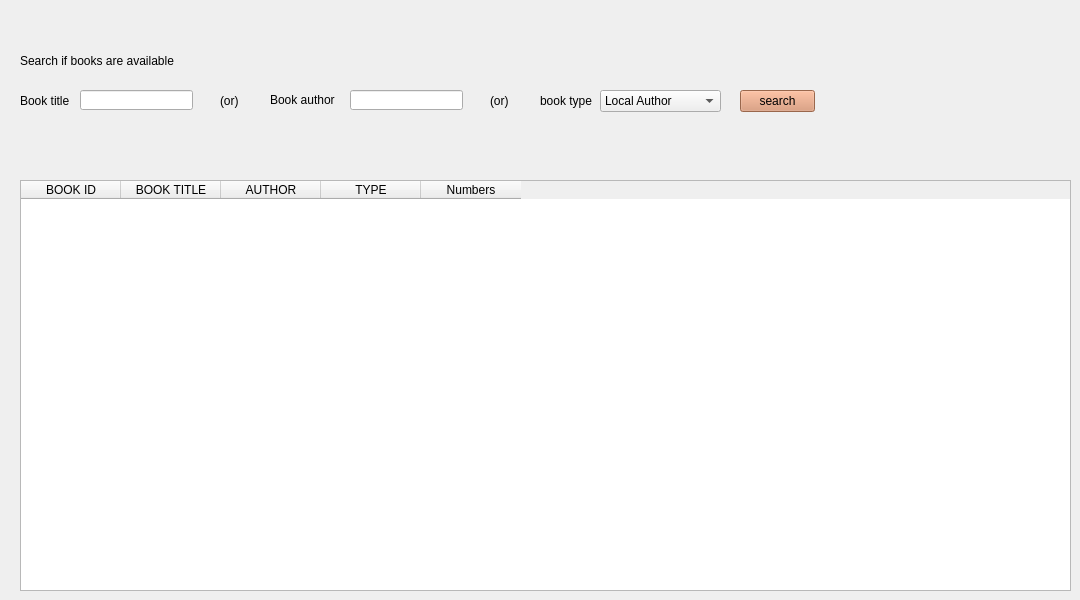
      <widget class="QWidget" name="tab">
       <attribute name="title">
        <string>book</string>
       </attribute>
       <widget class="QLabel" name="label_35">
        <property name="geometry">
         <rect>
          <x>20</x>
          <y>50</y>
          <width>351</width>
          <height>21</height>
         </rect>
        </property>
        <property name="text">
         <string>Search if books are available</string>
        </property>
       </widget>
       <widget class="QLabel" name="label_36">
        <property name="geometry">
         <rect>
          <x>20</x>
          <y>90</y>
          <width>61</width>
          <height>21</height>
         </rect>
        </property>
        <property name="text">
         <string>Book title</string>
        </property>
       </widget>
       <widget class="QLineEdit" name="search_book_title_in">
        <property name="geometry">
         <rect>
          <x>80</x>
          <y>90</y>
          <width>113</width>
          <height>20</height>
         </rect>
        </property>
       </widget>
       <widget class="QLabel" name="label_37">
        <property name="geometry">
         <rect>
          <x>270</x>
          <y>90</y>
          <width>81</width>
          <height>20</height>
         </rect>
        </property>
        <property name="text">
         <string>Book author</string>
        </property>
       </widget>
       <widget class="QLineEdit" name="search_book_author_in">
        <property name="geometry">
         <rect>
          <x>350</x>
          <y>90</y>
          <width>113</width>
          <height>20</height>
         </rect>
        </property>
       </widget>
       <widget class="QLabel" name="label_38">
        <property name="geometry">
         <rect>
          <x>540</x>
          <y>90</y>
          <width>71</width>
          <height>21</height>
         </rect>
        </property>
        <property name="text">
         <string>book type</string>
        </property>
       </widget>
       <widget class="QComboBox" name="search_book_type_cbox">
        <property name="geometry">
         <rect>
          <x>600</x>
          <y>90</y>
          <width>121</width>
          <height>22</height>
         </rect>
        </property>
        <item>
         <property name="text">
          <string>Local Author</string>
         </property>
        </item>
        <item>
         <property name="text">
          <string>Foreign Author</string>
         </property>
        </item>
       </widget>
       <widget class="QPushButton" name="search_book_btn">
        <property name="geometry">
         <rect>
          <x>740</x>
          <y>90</y>
          <width>75</width>
          <height>22</height>
         </rect>
        </property>
        <property name="palette">
         <palette>
          <active>
           <colorrole role="WindowText">
            <brush brushstyle="SolidPattern">
             <color alpha="255">
              <red>0</red>
              <green>0</green>
              <blue>0</blue>
             </color>
            </brush>
           </colorrole>
           <colorrole role="Button">
            <brush brushstyle="SolidPattern">
             <color alpha="255">
              <red>216</red>
              <green>144</green>
              <blue>107</blue>
             </color>
            </brush>
           </colorrole>
           <colorrole role="Light">
            <brush brushstyle="SolidPattern">
             <color alpha="255">
              <red>255</red>
              <green>216</green>
              <blue>196</blue>
             </color>
            </brush>
           </colorrole>
           <colorrole role="Midlight">
            <brush brushstyle="SolidPattern">
             <color alpha="255">
              <red>235</red>
              <green>180</green>
              <blue>151</blue>
             </color>
            </brush>
           </colorrole>
           <colorrole role="Dark">
            <brush brushstyle="SolidPattern">
             <color alpha="255">
              <red>108</red>
              <green>72</green>
              <blue>53</blue>
             </color>
            </brush>
           </colorrole>
           <colorrole role="Mid">
            <brush brushstyle="SolidPattern">
             <color alpha="255">
              <red>144</red>
              <green>96</green>
              <blue>71</blue>
             </color>
            </brush>
           </colorrole>
           <colorrole role="Text">
            <brush brushstyle="SolidPattern">
             <color alpha="255">
              <red>0</red>
              <green>0</green>
              <blue>0</blue>
             </color>
            </brush>
           </colorrole>
           <colorrole role="BrightText">
            <brush brushstyle="SolidPattern">
             <color alpha="255">
              <red>255</red>
              <green>255</green>
              <blue>255</blue>
             </color>
            </brush>
           </colorrole>
           <colorrole role="ButtonText">
            <brush brushstyle="SolidPattern">
             <color alpha="255">
              <red>0</red>
              <green>0</green>
              <blue>0</blue>
             </color>
            </brush>
           </colorrole>
           <colorrole role="Base">
            <brush brushstyle="SolidPattern">
             <color alpha="255">
              <red>255</red>
              <green>255</green>
              <blue>255</blue>
             </color>
            </brush>
           </colorrole>
           <colorrole role="Window">
            <brush brushstyle="SolidPattern">
             <color alpha="255">
              <red>216</red>
              <green>144</green>
              <blue>107</blue>
             </color>
            </brush>
           </colorrole>
           <colorrole role="Shadow">
            <brush brushstyle="SolidPattern">
             <color alpha="255">
              <red>0</red>
              <green>0</green>
              <blue>0</blue>
             </color>
            </brush>
           </colorrole>
           <colorrole role="AlternateBase">
            <brush brushstyle="SolidPattern">
             <color alpha="255">
              <red>235</red>
              <green>199</green>
              <blue>181</blue>
             </color>
            </brush>
           </colorrole>
           <colorrole role="ToolTipBase">
            <brush brushstyle="SolidPattern">
             <color alpha="255">
              <red>255</red>
              <green>255</green>
              <blue>220</blue>
             </color>
            </brush>
           </colorrole>
           <colorrole role="ToolTipText">
            <brush brushstyle="SolidPattern">
             <color alpha="255">
              <red>0</red>
              <green>0</green>
              <blue>0</blue>
             </color>
            </brush>
           </colorrole>
           <colorrole role="PlaceholderText">
            <brush brushstyle="SolidPattern">
             <color alpha="128">
              <red>0</red>
              <green>0</green>
              <blue>0</blue>
             </color>
            </brush>
           </colorrole>
          </active>
          <inactive>
           <colorrole role="WindowText">
            <brush brushstyle="SolidPattern">
             <color alpha="255">
              <red>0</red>
              <green>0</green>
              <blue>0</blue>
             </color>
            </brush>
           </colorrole>
           <colorrole role="Button">
            <brush brushstyle="SolidPattern">
             <color alpha="255">
              <red>216</red>
              <green>144</green>
              <blue>107</blue>
             </color>
            </brush>
           </colorrole>
           <colorrole role="Light">
            <brush brushstyle="SolidPattern">
             <color alpha="255">
              <red>255</red>
              <green>216</green>
              <blue>196</blue>
             </color>
            </brush>
           </colorrole>
           <colorrole role="Midlight">
            <brush brushstyle="SolidPattern">
             <color alpha="255">
              <red>235</red>
              <green>180</green>
              <blue>151</blue>
             </color>
            </brush>
           </colorrole>
           <colorrole role="Dark">
            <brush brushstyle="SolidPattern">
             <color alpha="255">
              <red>108</red>
              <green>72</green>
              <blue>53</blue>
             </color>
            </brush>
           </colorrole>
           <colorrole role="Mid">
            <brush brushstyle="SolidPattern">
             <color alpha="255">
              <red>144</red>
              <green>96</green>
              <blue>71</blue>
             </color>
            </brush>
           </colorrole>
           <colorrole role="Text">
            <brush brushstyle="SolidPattern">
             <color alpha="255">
              <red>0</red>
              <green>0</green>
              <blue>0</blue>
             </color>
            </brush>
           </colorrole>
           <colorrole role="BrightText">
            <brush brushstyle="SolidPattern">
             <color alpha="255">
              <red>255</red>
              <green>255</green>
              <blue>255</blue>
             </color>
            </brush>
           </colorrole>
           <colorrole role="ButtonText">
            <brush brushstyle="SolidPattern">
             <color alpha="255">
              <red>0</red>
              <green>0</green>
              <blue>0</blue>
             </color>
            </brush>
           </colorrole>
           <colorrole role="Base">
            <brush brushstyle="SolidPattern">
             <color alpha="255">
              <red>255</red>
              <green>255</green>
              <blue>255</blue>
             </color>
            </brush>
           </colorrole>
           <colorrole role="Window">
            <brush brushstyle="SolidPattern">
             <color alpha="255">
              <red>216</red>
              <green>144</green>
              <blue>107</blue>
             </color>
            </brush>
           </colorrole>
           <colorrole role="Shadow">
            <brush brushstyle="SolidPattern">
             <color alpha="255">
              <red>0</red>
              <green>0</green>
              <blue>0</blue>
             </color>
            </brush>
           </colorrole>
           <colorrole role="AlternateBase">
            <brush brushstyle="SolidPattern">
             <color alpha="255">
              <red>235</red>
              <green>199</green>
              <blue>181</blue>
             </color>
            </brush>
           </colorrole>
           <colorrole role="ToolTipBase">
            <brush brushstyle="SolidPattern">
             <color alpha="255">
              <red>255</red>
              <green>255</green>
              <blue>220</blue>
             </color>
            </brush>
           </colorrole>
           <colorrole role="ToolTipText">
            <brush brushstyle="SolidPattern">
             <color alpha="255">
              <red>0</red>
              <green>0</green>
              <blue>0</blue>
             </color>
            </brush>
           </colorrole>
           <colorrole role="PlaceholderText">
            <brush brushstyle="SolidPattern">
             <color alpha="128">
              <red>0</red>
              <green>0</green>
              <blue>0</blue>
             </color>
            </brush>
           </colorrole>
          </inactive>
          <disabled>
           <colorrole role="WindowText">
            <brush brushstyle="SolidPattern">
             <color alpha="255">
              <red>108</red>
              <green>72</green>
              <blue>53</blue>
             </color>
            </brush>
           </colorrole>
           <colorrole role="Button">
            <brush brushstyle="SolidPattern">
             <color alpha="255">
              <red>216</red>
              <green>144</green>
              <blue>107</blue>
             </color>
            </brush>
           </colorrole>
           <colorrole role="Light">
            <brush brushstyle="SolidPattern">
             <color alpha="255">
              <red>255</red>
              <green>216</green>
              <blue>196</blue>
             </color>
            </brush>
           </colorrole>
           <colorrole role="Midlight">
            <brush brushstyle="SolidPattern">
             <color alpha="255">
              <red>235</red>
              <green>180</green>
              <blue>151</blue>
             </color>
            </brush>
           </colorrole>
           <colorrole role="Dark">
            <brush brushstyle="SolidPattern">
             <color alpha="255">
              <red>108</red>
              <green>72</green>
              <blue>53</blue>
             </color>
            </brush>
           </colorrole>
           <colorrole role="Mid">
            <brush brushstyle="SolidPattern">
             <color alpha="255">
              <red>144</red>
              <green>96</green>
              <blue>71</blue>
             </color>
            </brush>
           </colorrole>
           <colorrole role="Text">
            <brush brushstyle="SolidPattern">
             <color alpha="255">
              <red>108</red>
              <green>72</green>
              <blue>53</blue>
             </color>
            </brush>
           </colorrole>
           <colorrole role="BrightText">
            <brush brushstyle="SolidPattern">
             <color alpha="255">
              <red>255</red>
              <green>255</green>
              <blue>255</blue>
             </color>
            </brush>
           </colorrole>
           <colorrole role="ButtonText">
            <brush brushstyle="SolidPattern">
             <color alpha="255">
              <red>108</red>
              <green>72</green>
              <blue>53</blue>
             </color>
            </brush>
           </colorrole>
           <colorrole role="Base">
            <brush brushstyle="SolidPattern">
             <color alpha="255">
              <red>216</red>
              <green>144</green>
              <blue>107</blue>
             </color>
            </brush>
           </colorrole>
           <colorrole role="Window">
            <brush brushstyle="SolidPattern">
             <color alpha="255">
              <red>216</red>
              <green>144</green>
              <blue>107</blue>
             </color>
            </brush>
           </colorrole>
           <colorrole role="Shadow">
            <brush brushstyle="SolidPattern">
             <color alpha="255">
              <red>0</red>
              <green>0</green>
              <blue>0</blue>
             </color>
            </brush>
           </colorrole>
           <colorrole role="AlternateBase">
            <brush brushstyle="SolidPattern">
             <color alpha="255">
              <red>216</red>
              <green>144</green>
              <blue>107</blue>
             </color>
            </brush>
           </colorrole>
           <colorrole role="ToolTipBase">
            <brush brushstyle="SolidPattern">
             <color alpha="255">
              <red>255</red>
              <green>255</green>
              <blue>220</blue>
             </color>
            </brush>
           </colorrole>
           <colorrole role="ToolTipText">
            <brush brushstyle="SolidPattern">
             <color alpha="255">
              <red>0</red>
              <green>0</green>
              <blue>0</blue>
             </color>
            </brush>
           </colorrole>
           <colorrole role="PlaceholderText">
            <brush brushstyle="SolidPattern">
             <color alpha="128">
              <red>0</red>
              <green>0</green>
              <blue>0</blue>
             </color>
            </brush>
           </colorrole>
          </disabled>
         </palette>
        </property>
        <property name="text">
         <string>search</string>
        </property>
       </widget>
       <widget class="QTableWidget" name="search_book_table">
        <property name="geometry">
         <rect>
          <x>20</x>
          <y>180</y>
          <width>1051</width>
          <height>411</height>
         </rect>
        </property>
        <column>
         <property name="text">
          <string>BOOK ID</string>
         </property>
        </column>
        <column>
         <property name="text">
          <string>BOOK TITLE</string>
         </property>
        </column>
        <column>
         <property name="text">
          <string>AUTHOR</string>
         </property>
        </column>
        <column>
         <property name="text">
          <string>TYPE</string>
         </property>
        </column>
        <column>
         <property name="text">
          <string>Numbers</string>
         </property>
        </column>
       </widget>
       <widget class="QLabel" name="label_27">
        <property name="geometry">
         <rect>
          <x>220</x>
          <y>90</y>
          <width>21</width>
          <height>21</height>
         </rect>
        </property>
        <property name="text">
         <string>(or)</string>
        </property>
       </widget>
       <widget class="QLabel" name="label_29">
        <property name="geometry">
         <rect>
          <x>490</x>
          <y>90</y>
          <width>21</width>
          <height>21</height>
         </rect>
        </property>
        <property name="text">
         <string>(or)</string>
        </property>
       </widget>
      </widget>
